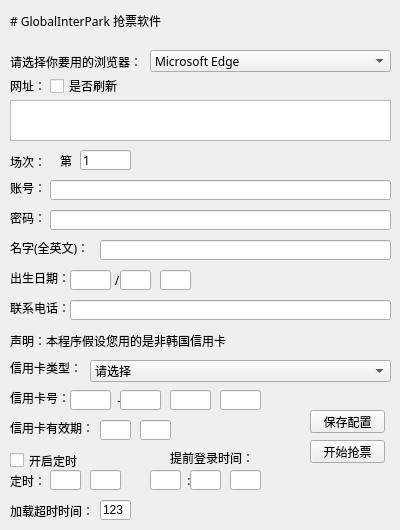
<?xml version="1.0" encoding="UTF-8"?>
<ui version="4.0">
 <class>MainWindow</class>
 <widget class="QMainWindow" name="MainWindow">
  <property name="geometry">
   <rect>
    <x>0</x>
    <y>0</y>
    <width>400</width>
    <height>530</height>
   </rect>
  </property>
  <property name="windowTitle">
   <string>GlobalInterPark 抢票软件</string>
  </property>
  <widget class="QWidget" name="centralwidget">
   <widget class="QLabel" name="label">
    <property name="geometry">
     <rect>
      <x>10</x>
      <y>0</y>
      <width>401</width>
      <height>41</height>
     </rect>
    </property>
    <property name="font">
     <font>
      <family>Cascadia Code</family>
     </font>
    </property>
    <property name="text">
     <string># GlobalInterPark 抢票软件</string>
    </property>
    <property name="textFormat">
     <enum>Qt::MarkdownText</enum>
    </property>
   </widget>
   <widget class="QLabel" name="label_2">
    <property name="geometry">
     <rect>
      <x>10</x>
      <y>80</y>
      <width>54</width>
      <height>12</height>
     </rect>
    </property>
    <property name="font">
     <font>
      <family>Cascadia Code</family>
     </font>
    </property>
    <property name="text">
     <string>网址：</string>
    </property>
   </widget>
   <widget class="QPlainTextEdit" name="url">
    <property name="geometry">
     <rect>
      <x>10</x>
      <y>100</y>
      <width>381</width>
      <height>41</height>
     </rect>
    </property>
    <property name="font">
     <font>
      <family>Cascadia Code</family>
     </font>
    </property>
   </widget>
   <widget class="QPushButton" name="getticket">
    <property name="geometry">
     <rect>
      <x>310</x>
      <y>440</y>
      <width>75</width>
      <height>23</height>
     </rect>
    </property>
    <property name="font">
     <font>
      <family>Cascadia Code</family>
     </font>
    </property>
    <property name="text">
     <string>开始抢票</string>
    </property>
   </widget>
   <widget class="QLabel" name="label_3">
    <property name="geometry">
     <rect>
      <x>10</x>
      <y>180</y>
      <width>41</width>
      <height>16</height>
     </rect>
    </property>
    <property name="font">
     <font>
      <family>Cascadia Code</family>
     </font>
    </property>
    <property name="text">
     <string>账号：</string>
    </property>
   </widget>
   <widget class="QLineEdit" name="account">
    <property name="geometry">
     <rect>
      <x>50</x>
      <y>180</y>
      <width>341</width>
      <height>20</height>
     </rect>
    </property>
    <property name="font">
     <font>
      <family>Cascadia Code</family>
     </font>
    </property>
    <property name="maxLength">
     <number>256</number>
    </property>
   </widget>
   <widget class="QLabel" name="label_4">
    <property name="geometry">
     <rect>
      <x>10</x>
      <y>210</y>
      <width>41</width>
      <height>16</height>
     </rect>
    </property>
    <property name="font">
     <font>
      <family>Cascadia Code</family>
     </font>
    </property>
    <property name="text">
     <string>密码：</string>
    </property>
   </widget>
   <widget class="QLineEdit" name="password">
    <property name="geometry">
     <rect>
      <x>50</x>
      <y>210</y>
      <width>341</width>
      <height>20</height>
     </rect>
    </property>
    <property name="font">
     <font>
      <family>Cascadia Code</family>
     </font>
    </property>
    <property name="inputMask">
     <string/>
    </property>
    <property name="maxLength">
     <number>32767</number>
    </property>
   </widget>
   <widget class="QLabel" name="label_5">
    <property name="geometry">
     <rect>
      <x>10</x>
      <y>390</y>
      <width>61</width>
      <height>16</height>
     </rect>
    </property>
    <property name="font">
     <font>
      <family>Cascadia Code</family>
     </font>
    </property>
    <property name="text">
     <string>信用卡号：</string>
    </property>
   </widget>
   <widget class="QLineEdit" name="card1">
    <property name="geometry">
     <rect>
      <x>70</x>
      <y>390</y>
      <width>41</width>
      <height>20</height>
     </rect>
    </property>
    <property name="font">
     <font>
      <family>Cascadia Code</family>
     </font>
    </property>
    <property name="text">
     <string/>
    </property>
    <property name="maxLength">
     <number>4</number>
    </property>
   </widget>
   <widget class="QPushButton" name="save_config">
    <property name="geometry">
     <rect>
      <x>310</x>
      <y>410</y>
      <width>75</width>
      <height>23</height>
     </rect>
    </property>
    <property name="font">
     <font>
      <family>Cascadia Code</family>
     </font>
    </property>
    <property name="text">
     <string>保存配置</string>
    </property>
   </widget>
   <widget class="QLabel" name="label_6">
    <property name="geometry">
     <rect>
      <x>70</x>
      <y>390</y>
      <width>201</width>
      <height>21</height>
     </rect>
    </property>
    <property name="font">
     <font>
      <family>Cascadia Code</family>
     </font>
    </property>
    <property name="text">
     <string>       -       -        -</string>
    </property>
   </widget>
   <widget class="QLineEdit" name="card2">
    <property name="geometry">
     <rect>
      <x>120</x>
      <y>390</y>
      <width>41</width>
      <height>20</height>
     </rect>
    </property>
    <property name="font">
     <font>
      <family>Cascadia Code</family>
     </font>
    </property>
    <property name="text">
     <string/>
    </property>
    <property name="maxLength">
     <number>4</number>
    </property>
   </widget>
   <widget class="QLineEdit" name="card3">
    <property name="geometry">
     <rect>
      <x>170</x>
      <y>390</y>
      <width>41</width>
      <height>20</height>
     </rect>
    </property>
    <property name="font">
     <font>
      <family>Cascadia Code</family>
     </font>
    </property>
    <property name="text">
     <string/>
    </property>
    <property name="maxLength">
     <number>4</number>
    </property>
   </widget>
   <widget class="QLineEdit" name="card4">
    <property name="geometry">
     <rect>
      <x>220</x>
      <y>390</y>
      <width>41</width>
      <height>20</height>
     </rect>
    </property>
    <property name="font">
     <font>
      <family>Cascadia Code</family>
     </font>
    </property>
    <property name="inputMask">
     <string/>
    </property>
    <property name="text">
     <string/>
    </property>
    <property name="maxLength">
     <number>32767</number>
    </property>
    <property name="dragEnabled">
     <bool>false</bool>
    </property>
    <property name="placeholderText">
     <string/>
    </property>
    <property name="clearButtonEnabled">
     <bool>false</bool>
    </property>
   </widget>
   <widget class="QLabel" name="label_7">
    <property name="geometry">
     <rect>
      <x>10</x>
      <y>270</y>
      <width>61</width>
      <height>16</height>
     </rect>
    </property>
    <property name="font">
     <font>
      <family>Cascadia Code</family>
     </font>
    </property>
    <property name="text">
     <string>出生日期：</string>
    </property>
   </widget>
   <widget class="QLineEdit" name="biryear">
    <property name="geometry">
     <rect>
      <x>70</x>
      <y>270</y>
      <width>41</width>
      <height>20</height>
     </rect>
    </property>
    <property name="font">
     <font>
      <family>Cascadia Code</family>
     </font>
    </property>
    <property name="text">
     <string/>
    </property>
    <property name="maxLength">
     <number>4</number>
    </property>
   </widget>
   <widget class="QLineEdit" name="birmouth">
    <property name="geometry">
     <rect>
      <x>120</x>
      <y>270</y>
      <width>31</width>
      <height>20</height>
     </rect>
    </property>
    <property name="font">
     <font>
      <family>Cascadia Code</family>
     </font>
    </property>
    <property name="text">
     <string/>
    </property>
    <property name="maxLength">
     <number>2</number>
    </property>
   </widget>
   <widget class="QLineEdit" name="birday">
    <property name="geometry">
     <rect>
      <x>160</x>
      <y>270</y>
      <width>31</width>
      <height>20</height>
     </rect>
    </property>
    <property name="font">
     <font>
      <family>Cascadia Code</family>
     </font>
    </property>
    <property name="text">
     <string/>
    </property>
    <property name="maxLength">
     <number>2</number>
    </property>
   </widget>
   <widget class="QLabel" name="label_8">
    <property name="geometry">
     <rect>
      <x>70</x>
      <y>270</y>
      <width>141</width>
      <height>21</height>
     </rect>
    </property>
    <property name="font">
     <font>
      <family>Cascadia Code</family>
     </font>
    </property>
    <property name="text">
     <string>       /      /</string>
    </property>
   </widget>
   <widget class="QLineEdit" name="yourname">
    <property name="geometry">
     <rect>
      <x>100</x>
      <y>240</y>
      <width>291</width>
      <height>20</height>
     </rect>
    </property>
    <property name="font">
     <font>
      <family>Cascadia Code</family>
     </font>
    </property>
    <property name="maxLength">
     <number>32</number>
    </property>
   </widget>
   <widget class="QLabel" name="label_9">
    <property name="geometry">
     <rect>
      <x>10</x>
      <y>240</y>
      <width>91</width>
      <height>16</height>
     </rect>
    </property>
    <property name="font">
     <font>
      <family>Cascadia Code</family>
     </font>
    </property>
    <property name="text">
     <string>名字(全英文)：</string>
    </property>
   </widget>
   <widget class="QLabel" name="label_10">
    <property name="geometry">
     <rect>
      <x>10</x>
      <y>300</y>
      <width>61</width>
      <height>16</height>
     </rect>
    </property>
    <property name="font">
     <font>
      <family>Cascadia Code</family>
     </font>
    </property>
    <property name="text">
     <string>联系电话：</string>
    </property>
   </widget>
   <widget class="QLineEdit" name="telephone">
    <property name="geometry">
     <rect>
      <x>70</x>
      <y>300</y>
      <width>321</width>
      <height>20</height>
     </rect>
    </property>
    <property name="font">
     <font>
      <family>Cascadia Code</family>
     </font>
    </property>
    <property name="maxLength">
     <number>64</number>
    </property>
   </widget>
   <widget class="QLabel" name="label_11">
    <property name="geometry">
     <rect>
      <x>10</x>
      <y>420</y>
      <width>91</width>
      <height>16</height>
     </rect>
    </property>
    <property name="font">
     <font>
      <family>Cascadia Code</family>
     </font>
    </property>
    <property name="text">
     <string>信用卡有效期：</string>
    </property>
   </widget>
   <widget class="QLineEdit" name="card_mouth">
    <property name="geometry">
     <rect>
      <x>100</x>
      <y>420</y>
      <width>31</width>
      <height>20</height>
     </rect>
    </property>
    <property name="font">
     <font>
      <family>Cascadia Code</family>
     </font>
    </property>
    <property name="text">
     <string/>
    </property>
    <property name="maxLength">
     <number>2</number>
    </property>
    <property name="frame">
     <bool>true</bool>
    </property>
   </widget>
   <widget class="QLabel" name="label_12">
    <property name="geometry">
     <rect>
      <x>100</x>
      <y>420</y>
      <width>71</width>
      <height>21</height>
     </rect>
    </property>
    <property name="font">
     <font>
      <family>Cascadia Code</family>
     </font>
    </property>
    <property name="text">
     <string>     -</string>
    </property>
   </widget>
   <widget class="QLineEdit" name="card_year">
    <property name="geometry">
     <rect>
      <x>140</x>
      <y>420</y>
      <width>31</width>
      <height>20</height>
     </rect>
    </property>
    <property name="font">
     <font>
      <family>Cascadia Code</family>
     </font>
    </property>
    <property name="text">
     <string/>
    </property>
    <property name="maxLength">
     <number>2</number>
    </property>
   </widget>
   <widget class="QComboBox" name="xyk_type">
    <property name="geometry">
     <rect>
      <x>90</x>
      <y>360</y>
      <width>301</width>
      <height>22</height>
     </rect>
    </property>
    <property name="font">
     <font>
      <family>Cascadia Code</family>
     </font>
    </property>
    <item>
     <property name="text">
      <string>请选择</string>
     </property>
    </item>
    <item>
     <property name="text">
      <string>Visa</string>
     </property>
    </item>
    <item>
     <property name="text">
      <string>Master</string>
     </property>
    </item>
    <item>
     <property name="text">
      <string>JCB</string>
     </property>
    </item>
    <item>
     <property name="text">
      <string>银联</string>
     </property>
    </item>
   </widget>
   <widget class="QLabel" name="label_13">
    <property name="geometry">
     <rect>
      <x>10</x>
      <y>330</y>
      <width>371</width>
      <height>21</height>
     </rect>
    </property>
    <property name="font">
     <font>
      <family>Cascadia Code</family>
     </font>
    </property>
    <property name="text">
     <string>声明：本程序假设您用的是非韩国信用卡</string>
    </property>
   </widget>
   <widget class="QLabel" name="label_14">
    <property name="geometry">
     <rect>
      <x>10</x>
      <y>360</y>
      <width>71</width>
      <height>16</height>
     </rect>
    </property>
    <property name="font">
     <font>
      <family>Cascadia Code</family>
     </font>
    </property>
    <property name="text">
     <string>信用卡类型：</string>
    </property>
   </widget>
   <widget class="QLabel" name="label_15">
    <property name="geometry">
     <rect>
      <x>10</x>
      <y>470</y>
      <width>41</width>
      <height>21</height>
     </rect>
    </property>
    <property name="font">
     <font>
      <family>Cascadia Code</family>
     </font>
    </property>
    <property name="text">
     <string>定时：</string>
    </property>
   </widget>
   <widget class="QLabel" name="label_16">
    <property name="geometry">
     <rect>
      <x>50</x>
      <y>470</y>
      <width>81</width>
      <height>21</height>
     </rect>
    </property>
    <property name="font">
     <font>
      <family>Cascadia Code</family>
     </font>
    </property>
    <property name="text">
     <string>     :</string>
    </property>
   </widget>
   <widget class="QLineEdit" name="timeup_hour">
    <property name="geometry">
     <rect>
      <x>50</x>
      <y>470</y>
      <width>31</width>
      <height>20</height>
     </rect>
    </property>
    <property name="font">
     <font>
      <family>Cascadia Code</family>
     </font>
    </property>
    <property name="text">
     <string/>
    </property>
    <property name="maxLength">
     <number>2</number>
    </property>
   </widget>
   <widget class="QLineEdit" name="timeup_min">
    <property name="geometry">
     <rect>
      <x>90</x>
      <y>470</y>
      <width>31</width>
      <height>20</height>
     </rect>
    </property>
    <property name="font">
     <font>
      <family>Cascadia Code</family>
     </font>
    </property>
    <property name="text">
     <string/>
    </property>
    <property name="maxLength">
     <number>2</number>
    </property>
   </widget>
   <widget class="QCheckBox" name="is_open_timeup">
    <property name="geometry">
     <rect>
      <x>10</x>
      <y>450</y>
      <width>71</width>
      <height>21</height>
     </rect>
    </property>
    <property name="font">
     <font>
      <family>Cascadia Code</family>
     </font>
    </property>
    <property name="text">
     <string>开启定时</string>
    </property>
   </widget>
   <widget class="QLabel" name="label_17">
    <property name="geometry">
     <rect>
      <x>170</x>
      <y>450</y>
      <width>91</width>
      <height>16</height>
     </rect>
    </property>
    <property name="font">
     <font>
      <family>Cascadia Code</family>
     </font>
    </property>
    <property name="text">
     <string>提前登录时间：</string>
    </property>
   </widget>
   <widget class="QLabel" name="label_19">
    <property name="geometry">
     <rect>
      <x>10</x>
      <y>52</y>
      <width>141</width>
      <height>20</height>
     </rect>
    </property>
    <property name="font">
     <font>
      <family>Cascadia Code</family>
     </font>
    </property>
    <property name="text">
     <string>请选择你要用的浏览器：</string>
    </property>
   </widget>
   <widget class="QComboBox" name="webdriver_select">
    <property name="geometry">
     <rect>
      <x>150</x>
      <y>50</y>
      <width>241</width>
      <height>22</height>
     </rect>
    </property>
    <property name="font">
     <font>
      <family>Cascadia Code</family>
     </font>
    </property>
    <item>
     <property name="text">
      <string>Microsoft Edge</string>
     </property>
    </item>
    <item>
     <property name="text">
      <string>Google Chrome</string>
     </property>
    </item>
    <item>
     <property name="text">
      <string>Firefox</string>
     </property>
    </item>
    <item>
     <property name="text">
      <string>Safari(不推荐使用)</string>
     </property>
    </item>
    <item>
     <property name="text">
      <string>IE(不推荐使用)</string>
     </property>
    </item>
   </widget>
   <widget class="QLabel" name="label_20">
    <property name="geometry">
     <rect>
      <x>10</x>
      <y>152</y>
      <width>54</width>
      <height>20</height>
     </rect>
    </property>
    <property name="font">
     <font>
      <family>Cascadia Code</family>
     </font>
    </property>
    <property name="text">
     <string>场次：</string>
    </property>
   </widget>
   <widget class="QLabel" name="label_21">
    <property name="geometry">
     <rect>
      <x>60</x>
      <y>150</y>
      <width>91</width>
      <height>21</height>
     </rect>
    </property>
    <property name="font">
     <font>
      <family>Cascadia Code</family>
     </font>
    </property>
    <property name="text">
     <string>第          天</string>
    </property>
   </widget>
   <widget class="QLineEdit" name="days">
    <property name="geometry">
     <rect>
      <x>80</x>
      <y>150</y>
      <width>51</width>
      <height>20</height>
     </rect>
    </property>
    <property name="font">
     <font>
      <family>Cascadia Code</family>
     </font>
    </property>
    <property name="text">
     <string>1</string>
    </property>
   </widget>
   <widget class="QLineEdit" name="start_hour">
    <property name="geometry">
     <rect>
      <x>150</x>
      <y>470</y>
      <width>31</width>
      <height>20</height>
     </rect>
    </property>
    <property name="font">
     <font>
      <family>Cascadia Code</family>
     </font>
    </property>
    <property name="text">
     <string/>
    </property>
    <property name="maxLength">
     <number>2</number>
    </property>
   </widget>
   <widget class="QLineEdit" name="start_min">
    <property name="geometry">
     <rect>
      <x>190</x>
      <y>470</y>
      <width>31</width>
      <height>20</height>
     </rect>
    </property>
    <property name="font">
     <font>
      <family>Cascadia Code</family>
     </font>
    </property>
    <property name="text">
     <string/>
    </property>
    <property name="maxLength">
     <number>2</number>
    </property>
   </widget>
   <widget class="QLineEdit" name="start_sec">
    <property name="geometry">
     <rect>
      <x>230</x>
      <y>470</y>
      <width>31</width>
      <height>20</height>
     </rect>
    </property>
    <property name="font">
     <font>
      <family>Cascadia Code</family>
     </font>
    </property>
    <property name="text">
     <string/>
    </property>
    <property name="maxLength">
     <number>2</number>
    </property>
   </widget>
   <widget class="QLabel" name="label_18">
    <property name="geometry">
     <rect>
      <x>150</x>
      <y>470</y>
      <width>121</width>
      <height>21</height>
     </rect>
    </property>
    <property name="font">
     <font>
      <family>Cascadia Code</family>
     </font>
    </property>
    <property name="text">
     <string>     :      :</string>
    </property>
   </widget>
   <widget class="QCheckBox" name="is_reload">
    <property name="geometry">
     <rect>
      <x>50</x>
      <y>76</y>
      <width>71</width>
      <height>20</height>
     </rect>
    </property>
    <property name="text">
     <string>是否刷新</string>
    </property>
   </widget>
   <widget class="QLabel" name="label_22">
    <property name="geometry">
     <rect>
      <x>10</x>
      <y>500</y>
      <width>141</width>
      <height>21</height>
     </rect>
    </property>
    <property name="text">
     <string>加载超时时间：       秒</string>
    </property>
   </widget>
   <widget class="QLineEdit" name="timeout_sec">
    <property name="geometry">
     <rect>
      <x>100</x>
      <y>500</y>
      <width>31</width>
      <height>20</height>
     </rect>
    </property>
    <property name="text">
     <string>123</string>
    </property>
    <property name="maxLength">
     <number>3</number>
    </property>
   </widget>
   <zorder>label_18</zorder>
   <zorder>label_12</zorder>
   <zorder>label_8</zorder>
   <zorder>label</zorder>
   <zorder>label_2</zorder>
   <zorder>url</zorder>
   <zorder>getticket</zorder>
   <zorder>label_3</zorder>
   <zorder>account</zorder>
   <zorder>label_4</zorder>
   <zorder>password</zorder>
   <zorder>label_5</zorder>
   <zorder>save_config</zorder>
   <zorder>label_6</zorder>
   <zorder>card1</zorder>
   <zorder>card2</zorder>
   <zorder>card3</zorder>
   <zorder>card4</zorder>
   <zorder>label_7</zorder>
   <zorder>biryear</zorder>
   <zorder>birmouth</zorder>
   <zorder>birday</zorder>
   <zorder>yourname</zorder>
   <zorder>label_9</zorder>
   <zorder>label_10</zorder>
   <zorder>telephone</zorder>
   <zorder>label_11</zorder>
   <zorder>card_mouth</zorder>
   <zorder>card_year</zorder>
   <zorder>xyk_type</zorder>
   <zorder>label_13</zorder>
   <zorder>label_14</zorder>
   <zorder>label_15</zorder>
   <zorder>label_16</zorder>
   <zorder>timeup_hour</zorder>
   <zorder>timeup_min</zorder>
   <zorder>is_open_timeup</zorder>
   <zorder>label_17</zorder>
   <zorder>label_19</zorder>
   <zorder>webdriver_select</zorder>
   <zorder>label_20</zorder>
   <zorder>label_21</zorder>
   <zorder>days</zorder>
   <zorder>start_hour</zorder>
   <zorder>start_min</zorder>
   <zorder>start_sec</zorder>
   <zorder>is_reload</zorder>
   <zorder>label_22</zorder>
   <zorder>timeout_sec</zorder>
  </widget>
 </widget>
 <tabstops>
  <tabstop>webdriver_select</tabstop>
  <tabstop>is_reload</tabstop>
  <tabstop>url</tabstop>
  <tabstop>days</tabstop>
  <tabstop>account</tabstop>
  <tabstop>password</tabstop>
  <tabstop>yourname</tabstop>
  <tabstop>biryear</tabstop>
  <tabstop>birmouth</tabstop>
  <tabstop>birday</tabstop>
  <tabstop>telephone</tabstop>
  <tabstop>xyk_type</tabstop>
  <tabstop>card1</tabstop>
  <tabstop>card2</tabstop>
  <tabstop>card3</tabstop>
  <tabstop>card4</tabstop>
  <tabstop>card_mouth</tabstop>
  <tabstop>card_year</tabstop>
  <tabstop>is_open_timeup</tabstop>
  <tabstop>timeup_hour</tabstop>
  <tabstop>timeup_min</tabstop>
  <tabstop>start_hour</tabstop>
  <tabstop>start_min</tabstop>
  <tabstop>start_sec</tabstop>
  <tabstop>save_config</tabstop>
  <tabstop>getticket</tabstop>
 </tabstops>
 <resources/>
 <connections/>
</ui>
